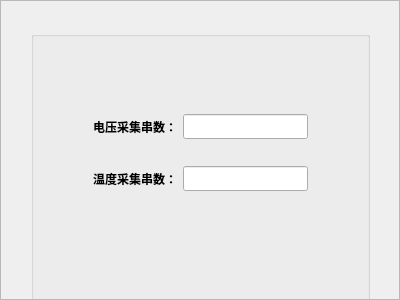
<?xml version="1.0" encoding="UTF-8"?>
<ui version="4.0">
 <class>BSUPidFromBsu</class>
 <widget class="QWidget" name="BSUPidFromBsu">
  <property name="geometry">
   <rect>
    <x>0</x>
    <y>0</y>
    <width>400</width>
    <height>300</height>
   </rect>
  </property>
  <property name="font">
   <font>
    <family>微软雅黑</family>
    <weight>75</weight>
    <bold>true</bold>
   </font>
  </property>
  <property name="windowTitle">
   <string>Form</string>
  </property>
  <layout class="QVBoxLayout" name="verticalLayout">
   <property name="spacing">
    <number>0</number>
   </property>
   <property name="leftMargin">
    <number>0</number>
   </property>
   <property name="topMargin">
    <number>0</number>
   </property>
   <property name="rightMargin">
    <number>0</number>
   </property>
   <property name="bottomMargin">
    <number>0</number>
   </property>
   <item>
    <widget class="QScrollArea" name="scrollArea">
     <property name="widgetResizable">
      <bool>true</bool>
     </property>
     <widget class="QWidget" name="scrollAreaWidgetContents">
      <property name="geometry">
       <rect>
        <x>0</x>
        <y>0</y>
        <width>398</width>
        <height>298</height>
       </rect>
      </property>
      <widget class="QGroupBox" name="groupBox">
       <property name="geometry">
        <rect>
         <x>30</x>
         <y>30</y>
         <width>339</width>
         <height>298</height>
        </rect>
       </property>
       <property name="title">
        <string/>
       </property>
       <layout class="QVBoxLayout" name="verticalLayout_2">
        <item>
         <spacer name="verticalSpacer_6">
          <property name="orientation">
           <enum>Qt::Vertical</enum>
          </property>
          <property name="sizeHint" stdset="0">
           <size>
            <width>20</width>
            <height>40</height>
           </size>
          </property>
         </spacer>
        </item>
        <item>
         <layout class="QHBoxLayout" name="horizontalLayout_3">
          <item>
           <spacer name="horizontalSpacer_6">
            <property name="orientation">
             <enum>Qt::Horizontal</enum>
            </property>
            <property name="sizeHint" stdset="0">
             <size>
              <width>40</width>
              <height>20</height>
             </size>
            </property>
           </spacer>
          </item>
          <item>
           <widget class="QLabel" name="label">
            <property name="text">
             <string/>
            </property>
            <property name="alignment">
             <set>Qt::AlignRight|Qt::AlignTrailing|Qt::AlignVCenter</set>
            </property>
           </widget>
          </item>
          <item>
           <spacer name="horizontalSpacer">
            <property name="orientation">
             <enum>Qt::Horizontal</enum>
            </property>
            <property name="sizeHint" stdset="0">
             <size>
              <width>40</width>
              <height>20</height>
             </size>
            </property>
           </spacer>
          </item>
          <item>
           <spacer name="horizontalSpacer_9">
            <property name="orientation">
             <enum>Qt::Horizontal</enum>
            </property>
            <property name="sizeHint" stdset="0">
             <size>
              <width>40</width>
              <height>20</height>
             </size>
            </property>
           </spacer>
          </item>
          <item>
           <spacer name="horizontalSpacer_7">
            <property name="orientation">
             <enum>Qt::Horizontal</enum>
            </property>
            <property name="sizeHint" stdset="0">
             <size>
              <width>40</width>
              <height>20</height>
             </size>
            </property>
           </spacer>
          </item>
          <item>
           <spacer name="horizontalSpacer_8">
            <property name="orientation">
             <enum>Qt::Horizontal</enum>
            </property>
            <property name="sizeHint" stdset="0">
             <size>
              <width>40</width>
              <height>20</height>
             </size>
            </property>
           </spacer>
          </item>
         </layout>
        </item>
        <item>
         <spacer name="verticalSpacer_8">
          <property name="orientation">
           <enum>Qt::Vertical</enum>
          </property>
          <property name="sizeHint" stdset="0">
           <size>
            <width>20</width>
            <height>40</height>
           </size>
          </property>
         </spacer>
        </item>
        <item>
         <layout class="QHBoxLayout" name="horizontalLayout_4">
          <item>
           <spacer name="horizontalSpacer_2">
            <property name="orientation">
             <enum>Qt::Horizontal</enum>
            </property>
            <property name="sizeHint" stdset="0">
             <size>
              <width>40</width>
              <height>20</height>
             </size>
            </property>
           </spacer>
          </item>
          <item>
           <layout class="QHBoxLayout" name="horizontalLayout">
            <item>
             <widget class="QLabel" name="label_2">
              <property name="text">
               <string>电压采集串数：</string>
              </property>
              <property name="alignment">
               <set>Qt::AlignRight|Qt::AlignTrailing|Qt::AlignVCenter</set>
              </property>
             </widget>
            </item>
            <item>
             <widget class="QLineEdit" name="lineEdit">
              <property name="enabled">
               <bool>true</bool>
              </property>
             </widget>
            </item>
           </layout>
          </item>
          <item>
           <spacer name="horizontalSpacer_3">
            <property name="orientation">
             <enum>Qt::Horizontal</enum>
            </property>
            <property name="sizeHint" stdset="0">
             <size>
              <width>40</width>
              <height>20</height>
             </size>
            </property>
           </spacer>
          </item>
         </layout>
        </item>
        <item>
         <spacer name="verticalSpacer_9">
          <property name="orientation">
           <enum>Qt::Vertical</enum>
          </property>
          <property name="sizeHint" stdset="0">
           <size>
            <width>20</width>
            <height>40</height>
           </size>
          </property>
         </spacer>
        </item>
        <item>
         <layout class="QHBoxLayout" name="horizontalLayout_5">
          <item>
           <spacer name="horizontalSpacer_4">
            <property name="orientation">
             <enum>Qt::Horizontal</enum>
            </property>
            <property name="sizeHint" stdset="0">
             <size>
              <width>40</width>
              <height>20</height>
             </size>
            </property>
           </spacer>
          </item>
          <item>
           <layout class="QHBoxLayout" name="horizontalLayout_2">
            <item>
             <widget class="QLabel" name="label_3">
              <property name="text">
               <string>温度采集串数：</string>
              </property>
              <property name="alignment">
               <set>Qt::AlignRight|Qt::AlignTrailing|Qt::AlignVCenter</set>
              </property>
             </widget>
            </item>
            <item>
             <widget class="QLineEdit" name="lineEdit_2">
              <property name="enabled">
               <bool>true</bool>
              </property>
             </widget>
            </item>
           </layout>
          </item>
          <item>
           <spacer name="horizontalSpacer_5">
            <property name="orientation">
             <enum>Qt::Horizontal</enum>
            </property>
            <property name="sizeHint" stdset="0">
             <size>
              <width>40</width>
              <height>20</height>
             </size>
            </property>
           </spacer>
          </item>
         </layout>
        </item>
        <item>
         <spacer name="verticalSpacer_2">
          <property name="orientation">
           <enum>Qt::Vertical</enum>
          </property>
          <property name="sizeHint" stdset="0">
           <size>
            <width>20</width>
            <height>40</height>
           </size>
          </property>
         </spacer>
        </item>
        <item>
         <spacer name="verticalSpacer_11">
          <property name="orientation">
           <enum>Qt::Vertical</enum>
          </property>
          <property name="sizeHint" stdset="0">
           <size>
            <width>20</width>
            <height>40</height>
           </size>
          </property>
         </spacer>
        </item>
        <item>
         <spacer name="verticalSpacer_7">
          <property name="orientation">
           <enum>Qt::Vertical</enum>
          </property>
          <property name="sizeHint" stdset="0">
           <size>
            <width>20</width>
            <height>40</height>
           </size>
          </property>
         </spacer>
        </item>
        <item>
         <spacer name="verticalSpacer_5">
          <property name="orientation">
           <enum>Qt::Vertical</enum>
          </property>
          <property name="sizeHint" stdset="0">
           <size>
            <width>20</width>
            <height>40</height>
           </size>
          </property>
         </spacer>
        </item>
        <item>
         <spacer name="verticalSpacer_3">
          <property name="orientation">
           <enum>Qt::Vertical</enum>
          </property>
          <property name="sizeHint" stdset="0">
           <size>
            <width>20</width>
            <height>40</height>
           </size>
          </property>
         </spacer>
        </item>
        <item>
         <spacer name="verticalSpacer_4">
          <property name="orientation">
           <enum>Qt::Vertical</enum>
          </property>
          <property name="sizeHint" stdset="0">
           <size>
            <width>20</width>
            <height>40</height>
           </size>
          </property>
         </spacer>
        </item>
       </layout>
      </widget>
     </widget>
    </widget>
   </item>
  </layout>
 </widget>
 <resources/>
 <connections/>
</ui>
